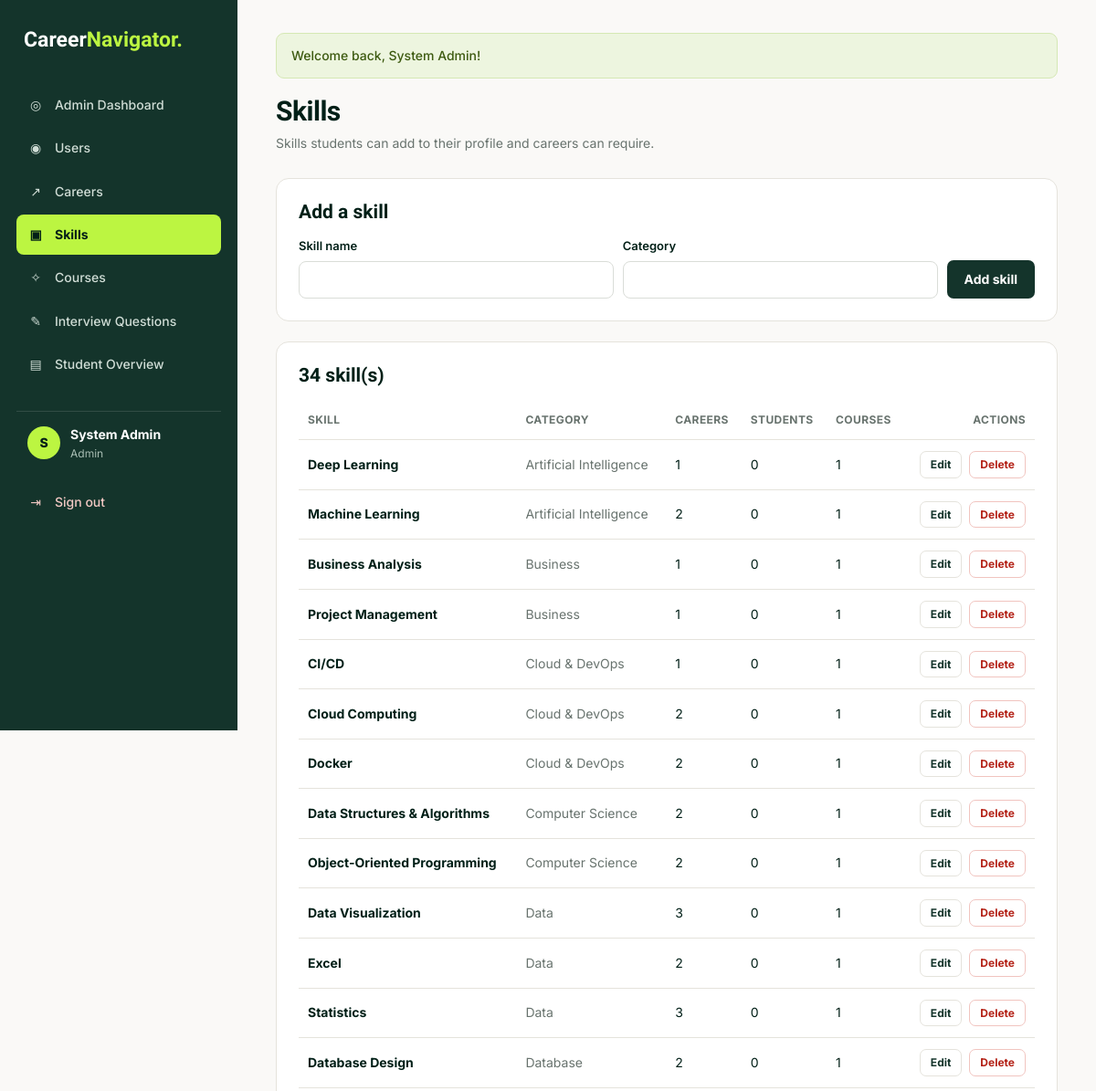
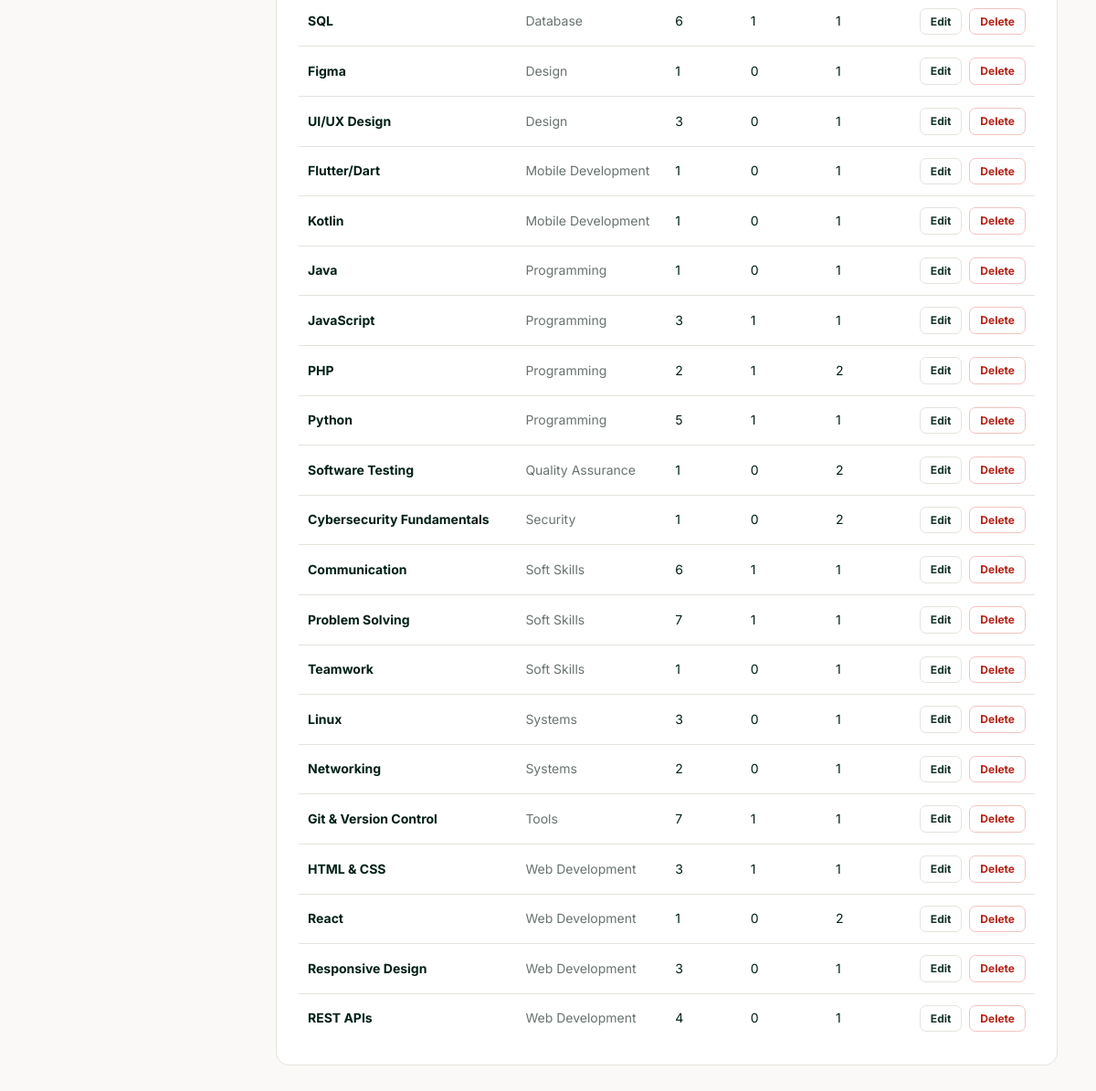
/admin/skills.php (signed in), run on the app's committed database (2 pictures, top to bottom).
### tables this page shows
CREATE TABLE `users` (
  `id` int(11) NOT NULL AUTO_INCREMENT,
  `name` varchar(100) NOT NULL,
  `email` varchar(150) NOT NULL,
  `password` varchar(255) NOT NULL,
  `role` enum('student','advisor','admin') DEFAULT 'student',
  `created_at` timestamp NOT NULL DEFAULT current_timestamp(),
  `email_verified_at` datetime DEFAULT NULL,
  `verification_token_hash` char(64) DEFAULT NULL,
  `verification_expires_at` datetime DEFAULT NULL,
  `verification_sent_at` datetime DEFAULT NULL,
  PRIMARY KEY (`id`),
  UNIQUE KEY `email` (`email`),
  UNIQUE KEY `verification_token_hash` (`verification_token_hash`)
);

CREATE TABLE `skills` (
  `id` int(11) NOT NULL AUTO_INCREMENT,
  `name` varchar(100) NOT NULL,
  `category` varchar(100) DEFAULT NULL,
  PRIMARY KEY (`id`),
  UNIQUE KEY `name` (`name`)
);

### includes/functions.php (called while the page is built, shortened)
<?php
function e($value): string
{
    return htmlspecialchars((string) $value, ENT_QUOTES, 'UTF-8');
}
function url(string $path = ''): string
{
    return BASE_URL . ltrim($path, '/');
}
function current_user(): ?array
{
    return $_SESSION['user'] ?? null;
}
function current_user_id(): int
{
    return (int) ($_SESSION['user']['id'] ?? 0);
}
function refresh_current_user(PDO $pdo): void
{
    $stmt = $pdo->prepare("SELECT id, name, email, role FROM users WHERE id = ?");
    $stmt->execute([current_user_id()]);
}
function get_flashes(): array
{
    $messages = $_SESSION['flash'] ?? [];
    return $messages;
}

### includes/init.php (called while the page is built, shortened)
<?php
require_once __DIR__ . '/../config/db.php';
require_once __DIR__ . '/functions.php';
refresh_current_user($pdo);

### admin/skills.php (the view, shortened to what this page needs)
<?php
require_once __DIR__ . '/../includes/init.php';
$errors = [];
$editing = null;
$form = $errors ? $_POST : ($editing ?? []);
$skills = $pdo->query(
    "SELECT s.*,
            (SELECT COUNT(*) FROM career_skills cs WHERE cs.skill_id = s.id) AS career_count,
            (SELECT COUNT(*) FROM student_skills ss WHERE ss.skill_id = s.id) AS student_count,
            (SELECT COUNT(*) FROM courses c WHERE c.skill_id = s.id) AS course_count
     FROM skills s ORDER BY s.category, s.name"
)->fetchAll(PDO::FETCH_ASSOC);
$activePage = 'skills';
require __DIR__ . '/../includes/header.php';
?>
<div class="page-header">
    <div>
        <h1>Skills</h1>
        <p>Skills students can add to their profile and careers can require.</p>
    </div>
</div>
<div class="card">
    <h2><?= !empty($form['id']) ? 'Edit skill' : 'Add a skill' ?></h2>
    <form method="POST" class="filters" style="margin:0">
        <div class="form-group"><label for="name">Skill name</label>
            <input type="text" id="name" name="name" maxlength="100" required value="<?= e($form['name'] ?? '') ?>"></div>
        <div class="form-group"><label for="category">Category</label>
            <input type="text" id="category" name="category" maxlength="100" list="category-list" value="<?= e($form['category'] ?? '') ?>">
            </div>
        <div class="btn-group">
            <button type="submit" class="btn btn-primary"><?= !empty($form['id']) ? 'Save changes' : 'Add skill' ?></button>
        </div>
    </form>
</div>
<div class="card">
    <h2><?= count($skills) ?> skill(s)</h2>
    <div class="table-wrap">
        <table>
            <thead><tr><th>Skill</th><th>Category</th><th>Careers</th><th>Students</th><th>Courses</th><th class="text-right">Actions</th></tr></thead>
            <tbody>
            <?php foreach ($skills as $s): ?>
                <tr>
                    <td><strong><?= e($s['name']) ?></strong></td>
                    <td class="muted"><?= e($s['category']) ?></td>
                    <td><?= (int) $s['career_count'] ?></td>
                    <td><?= (int) $s['student_count'] ?></td>
                    <td><?= $s['course_count'] ? (int) $s['course_count'] : '<span class="badge badge-amber">0</span>' ?></td>
                    <td class="text-right">
                        <div class="btn-group" style="justify-content:flex-end">
                            <a href="skills.php?edit=<?= (int) $s['id'] ?>" class="btn btn-secondary btn-sm">Edit</a>
                            <form method="POST" class="inline-form" data-confirm="Delete this skill? It will be removed from all careers and student profiles.">
                                <button type="submit" class="btn btn-danger btn-sm">Delete</button>
                            </form>
                        </div>
                    </td>
                </tr>
            <?php endforeach; ?>
            </tbody>
        </table>
    </div>
</div>
<?php require __DIR__ . '/../includes/footer.php'; ?>

### includes/header.php (shortened to what this page needs)
<?php
$user = current_user();
$activePage = $activePage ?? '';
$menus = [
    'student' => [
        'dashboard'       => ['dashboard.php', 'Dashboard', '◎'],
        'profile'         => ['profile.php', 'My Profile & Skills', '◉'],
        'projects'        => ['projects.php', 'My Projects', '▣'],
        'recommendations' => ['recommendations.php', 'Career Matches', '↗'],
        'roadmap'         => ['roadmap.php', 'Skill Gap & Roadmap', '▤'],
        'courses'         => ['courses.php', 'Courses & Certifications', '✧'],
        'interview'       => ['interview.php', 'Interview Practice', '✎'],
    ],
    'advisor' => [
        'advisor'   => ['advisor/index.php', 'My Students', '◎'],
        'courses'   => ['courses.php', 'Courses', '✧'],
        'interview' => ['interview.php', 'Question Bank', '✎'],
    ],
    'admin' => [
        'admin'      => ['admin/index.php', 'Admin Dashboard', '◎'],
        'users'      => ['admin/users.php', 'Users', '◉'],
        'careers'    => ['admin/careers.php', 'Careers', '↗'],
        'skills'     => ['admin/skills.php', 'Skills', '▣'],
        'courses'    => ['admin/courses.php', 'Courses', '✧'],
        'questions'  => ['admin/questions.php', 'Interview Questions', '✎'],
        'advisor'    => ['advisor/index.php', 'Student Overview', '▤'],
    ],
];
$menu = $user ? ($menus[$user['role']] ?? []) : [];
?>
<!DOCTYPE html>
<html lang="en">
<head>
    <link rel="stylesheet" href="<?= e(url('assets/css/style.css')) ?>">
</head>
<body>
<div class="app">
    <aside class="sidebar" id="sidebar">
        <div class="sidebar-top">
            <a href="<?= e(url('index.php')) ?>" class="logo logo-light">Career<span>Navigator.</span></a>
        </div>
        <nav class="side-nav" id="side-nav">
            <?php foreach ($menu as $key => [$link, $label, $icon]): ?>
                <a href="<?= e(url($link)) ?>" class="<?= $key === $activePage ? 'active' : '' ?>">
                    <span class="nav-icon"><?= $icon ?></span><?= e($label) ?>
                </a>
            <?php endforeach; ?>
            <?php if ($user): ?>
                <div class="side-user">
                    <div class="avatar"><?= e(strtoupper(mb_substr($user['name'], 0, 1))) ?></div>
                    <div>
                        <strong><?= e($user['name']) ?></strong>
                        <small><?= e(ucfirst($user['role'])) ?></small>
                    </div>
                </div>
                <a href="<?= e(url('logout.php')) ?>" class="logout-link"><span class="nav-icon">⇥</span>Sign out</a>
            <?php endif; ?>
        </nav>
    </aside>
    <main class="main">
        <?php foreach (get_flashes() as $f): ?>
            <div class="alert alert-<?= e($f['type']) ?>"><?= e($f['message']) ?></div>
        <?php endforeach; ?>

### assets/css/style.css (style rules this page uses)
:root { --green: #14342B; --green-hover: #245344; --dark: #001F17; --lime: #BCF541; --lime-dark: #648D13; --soft-green: #EDF5DF; --background: #FAF9F7; --muted: #68736E; --border: #E5E3DC; --danger: #B42318; --danger-soft: #FDECEA; --amber: #9A6B00; --amber-soft: #FFF4D6; }
* { margin: 0; padding: 0; box-sizing: border-box; }
body { font-family: 'Inter', sans-serif; background: var(--background); color: var(--dark); font-size: 14px; line-height: 1.6; }
a { color: #527D0A; }
h1, h2, h3, h4 { font-family: 'Bricolage Grotesque', sans-serif; line-height: 1.2; }
h1 { font-size: 30px; letter-spacing: -0.5px; }
h2 { font-size: 21px; margin-bottom: 14px; }
p { margin-bottom: 10px; }
.muted { color: var(--muted); }
.text-right { text-align: right; }
.logo { font-family: 'Bricolage Grotesque', sans-serif; font-size: 23px; font-weight: 800; color: var(--green); text-decoration: none; }
.logo span { color: #82AD16; }
.logo-light { color: #fff; }
.logo-light span { color: var(--lime); }
.app { display: flex; min-height: 100vh; }
.sidebar { width: 260px; flex-shrink: 0; background: var(--green); color: #fff; padding: 26px 18px; position: sticky; top: 0; height: 100vh; overflow-y: auto; }
.sidebar-top { display: flex; justify-content: space-between; align-items: center; margin-bottom: 30px; padding: 0 8px; }
.side-nav a { display: flex; align-items: center; gap: 12px; padding: 11px 12px; color: #D0DDD6; text-decoration: none; border-radius: 8px; font-weight: 500; margin-bottom: 3px; }
.side-nav a.active { background: var(--lime); color: var(--dark); font-weight: 700; }
.nav-icon { width: 18px; text-align: center; }
.side-user { display: flex; gap: 11px; align-items: center; margin: 28px 0 8px; padding: 14px 12px; border-top: 1px solid rgba(255,255,255,.12); }
.side-user small { display: block; color: #A8BDB3; font-size: 12px; }
.avatar { width: 36px; height: 36px; border-radius: 50%; background: var(--lime); color: var(--dark); display: grid; place-items: center; font-weight: 800; }
.logout-link { color: #F3C9C4 !important; }
.main { flex: 1; padding: 36px 42px 60px; min-width: 0; max-width: 1240px; }
.page-header { display: flex; justify-content: space-between; align-items: flex-end; gap: 16px; flex-wrap: wrap; margin-bottom: 26px; }
.page-header p { color: var(--muted); margin: 6px 0 0; }
.card { background: #fff; border: 1px solid var(--border); border-radius: 14px; padding: 24px; margin-bottom: 22px; }
.btn { display: inline-block; padding: 11px 18px; border-radius: 7px; text-decoration: none; font-size: 14px; font-weight: 700; border: 1px solid transparent; cursor: pointer; font-family: inherit; transition: .2s; line-height: 1.3; }
.btn-primary { background: var(--green); color: #fff; }
.btn-secondary { background: #fff; color: var(--green); border-color: var(--border); }
.btn-danger { background: #fff; color: var(--danger); border-color: #F1C4BF; }
.btn-sm { padding: 6px 11px; font-size: 12px; }
.btn-group { display: flex; gap: 8px; flex-wrap: wrap; align-items: center; }
.inline-form { display: inline; }
.form-group { margin-bottom: 16px; }
label { display: block; font-weight: 600; margin-bottom: 6px; font-size: 13px; }
input[type=text], input[type=email], input[type=password], input[type=number], input[type=url], input[type=search], select, textarea { width: 100%; padding: 11px 13px; border: 1px solid #DADDD8; border-radius: 8px; font-size: 14px; font-family: inherit; background: #fff; color: var(--dark); }
.filters { display: flex; gap: 10px; flex-wrap: wrap; align-items: flex-end; margin-bottom: 20px; }
.filters .form-group { margin-bottom: 0; min-width: 170px; flex: 1; }
.table-wrap { overflow-x: auto; }
table { width: 100%; border-collapse: collapse; }
th, td { text-align: left; padding: 12px 10px; border-bottom: 1px solid var(--border); vertical-align: middle; }
th { font-size: 12px; text-transform: uppercase; letter-spacing: .4px; color: var(--muted); font-weight: 700; }
tr:last-child td { border-bottom: none; }
.alert { padding: 13px 16px; border-radius: 9px; margin-bottom: 18px; font-weight: 500; }
.alert-success { background: var(--soft-green); color: #3D5A10; border: 1px solid #D5E8B4; }

### data on the page
users: name "S", name "System Admin", role "Admin"
skills: name "Deep Learning", category "Artificial Intelligence", career_count "1", student_count "0", course_count "1"
skills: name "Machine Learning", category "Artificial Intelligence", career_count "2", student_count "0", course_count "1"
skills: name "Business Analysis", category "Business", career_count "1", student_count "0", course_count "1"
skills: name "Project Management", category "Business", career_count "1", student_count "0", course_count "1"
skills: name "CI/CD", category "Cloud & DevOps", career_count "1", student_count "0", course_count "1"
skills: name "Cloud Computing", category "Cloud & DevOps", career_count "2", student_count "0", course_count "1"
skills: name "Docker", category "Cloud & DevOps", career_count "2", student_count "0", course_count "1"
skills: name "Data Structures & Algorithms", category "Computer Science", career_count "2", student_count "0", course_count "1"
skills: name "Object-Oriented Programming", category "Computer Science", career_count "2", student_count "0", course_count "1"
skills: name "Data Visualization", category "Data", career_count "3", student_count "0", course_count "1"
skills: name "Excel", category "Data", career_count "2", student_count "0", course_count "1"
skills: name "Statistics", category "Data", career_count "3", student_count "0", course_count "1"
skills: name "Database Design", category "Database", career_count "2", student_count "0", course_count "1"
skills: name "SQL", category "Database", career_count "6", student_count "1", course_count "1"
skills: name "Figma", category "Design", career_count "1", student_count "0", course_count "1"
skills: name "UI/UX Design", category "Design", career_count "3", student_count "0", course_count "1"
skills: name "Flutter/Dart", category "Mobile Development", career_count "1", student_count "0", course_count "1"
skills: name "Kotlin", category "Mobile Development", career_count "1", student_count "0", course_count "1"
skills: name "Java", category "Programming", career_count "1", student_count "0", course_count "1"
skills: name "JavaScript", category "Programming", career_count "3", student_count "1", course_count "1"
skills: name "PHP", category "Programming", career_count "2", student_count "1", course_count "2"
skills: name "Python", category "Programming", career_count "5", student_count "1", course_count "1"
skills: name "Software Testing", category "Quality Assurance", career_count "1", student_count "0", course_count "2"
skills: name "Cybersecurity Fundamentals", category "Security", career_count "1", student_count "0", course_count "2"
skills: name "Communication", category "Soft Skills", career_count "6", student_count "1", course_count "1"
skills: name "Problem Solving", category "Soft Skills", career_count "7", student_count "1", course_count "1"
skills: name "Teamwork", category "Soft Skills", career_count "1", student_count "0", course_count "1"
skills: name "Linux", category "Systems", career_count "3", student_count "0", course_count "1"
skills: name "Networking", category "Systems", career_count "2", student_count "0", course_count "1"
skills: name "Git & Version Control", category "Tools", career_count "7", student_count "1", course_count "1"
skills: name "HTML & CSS", category "Web Development", career_count "3", student_count "1", course_count "1"
skills: name "React", category "Web Development", career_count "1", student_count "0", course_count "2"
skills: name "Responsive Design", category "Web Development", career_count "3", student_count "0", course_count "1"
skills: name "REST APIs", category "Web Development", career_count "4", student_count "0", course_count "1"

### other printed values
$icon "◎"
$label "Admin Dashboard"
$icon "◉"
$label "Users"
$icon "↗"
$label "Careers"
$icon "▣"
$label "Skills"
$icon "✧"
$label "Courses"
$icon "✎"
$label "Interview Questions"
$icon "▤"
$label "Student Overview"
$f['message'] "Welcome back, System Admin!"
